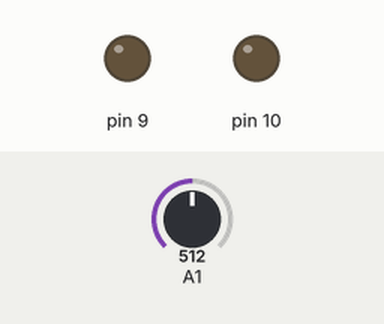
Simulated run of this sketch. Board: Arduino Uno, built with avr-gcc and run on an emulated ATmega328P. Parts: output pins drawn as LEDs (lit = HIGH). Inputs (shaded band) come from the test bench; at power-on: A1 = 512.

Above: at 1.2 s.
1.3 s: A1 set to 488
At 2.4 s:
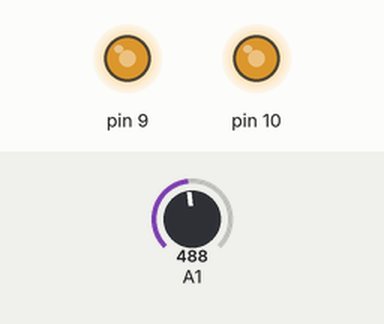
2.8 s: A1 set to 510
At 4.0 s:
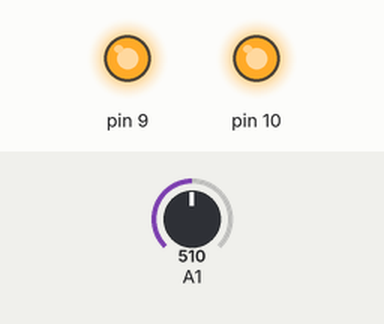
4.3 s: A1 set to 240
At 4.7 s:
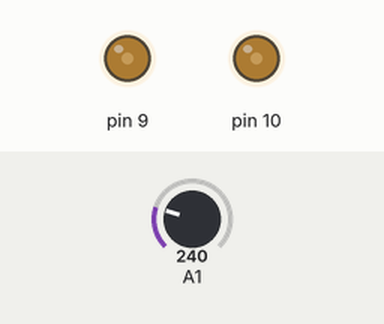
5.9 s: A1 set to 269
At 7.1 s:
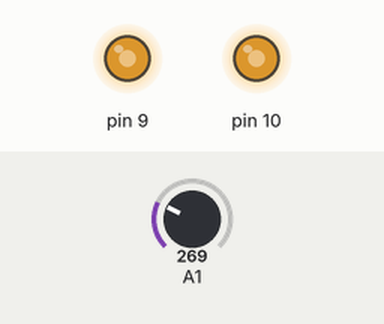
7.4 s: A1 set to 122
At 8.3 s:
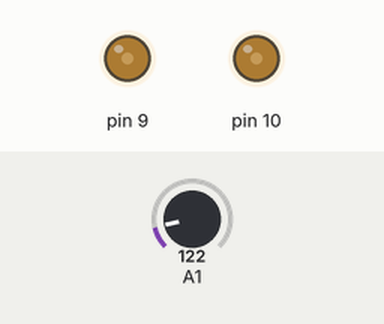
Timing chart, 0 to 9.9 s (numbered marks = the images above; inputs shaded):
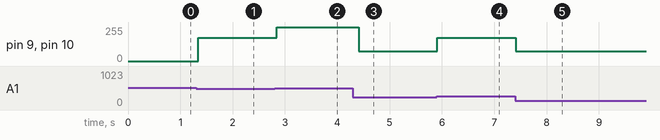

The sketch:

ir_sensor.ino
```cpp
#include <Wire.h>
#include <SoftwareSerial.h>

SoftwareSerial softSerial(7, 8); //RX, TX

void setup(void)
{
  Serial.begin(9600);
  softSerial.begin(9600);
  softSerial.print("?");
}

int spd = 0;

void loop() {
  int a1 = analogRead(A1);
  //Serial.println(a1);

  if (a1 > 500) {
    brake_moter();
    softSerial.print("sutoppunau\r");
  } else if (a1 > 250) {
    moter(0, 175);
  } else {
    moter(0, 75);
  }

  delay(100);
}

void moter(int rot, int pwm) {
  if (rot) {
    digitalWrite(9, LOW);
    analogWrite(3, pwm);
    analogWrite(10, pwm);
    digitalWrite(11, LOW);
  } else {
    analogWrite(9, pwm);
    digitalWrite(3, LOW);
    digitalWrite(11, LOW);
    analogWrite(10, pwm);
  }
  return 0;
}

void brake_moter() {
  digitalWrite(3, HIGH);
  digitalWrite(9, HIGH);
  digitalWrite(10, HIGH);
  digitalWrite(11, HIGH);
  digitalWrite(13, HIGH);
  return 0;
}
```

Measured:
- the behaviour switches between 501 and 500 on A1 (found by bisection; images 0 and 1)
- the behaviour switches between 250 and 251 on A1 (found by bisection; images 3 and 4)
- after the input at 1.3 s, pin 9, pin 10: 0/255 → 175/255 at once
- after the input at 2.8 s, pin 9, pin 10: 175/255 → 255/255 at once
- after the input at 4.3 s, pin 9, pin 10: 255/255 → 75/255 after 0.11 s
- after the input at 5.9 s, pin 9, pin 10: 75/255 → 175/255 at once
- after the input at 7.4 s, pin 9, pin 10: 175/255 → 75/255 at once
